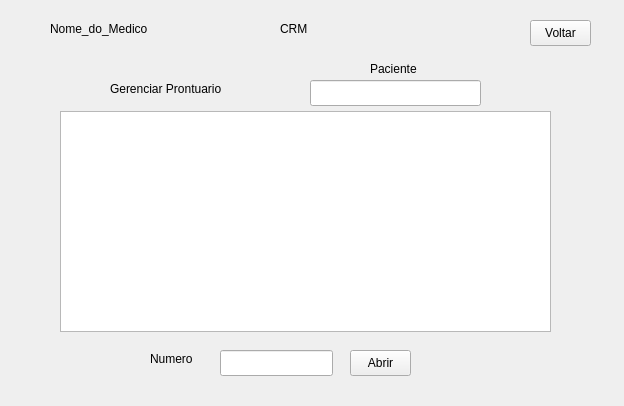
<?xml version="1.0" encoding="UTF-8"?>
<ui version="4.0">
 <class>TelaGerenciarProntuarios</class>
 <widget class="QWidget" name="TelaGerenciarProntuarios">
  <property name="geometry">
   <rect>
    <x>0</x>
    <y>0</y>
    <width>624</width>
    <height>406</height>
   </rect>
  </property>
  <property name="windowTitle">
   <string>Form</string>
  </property>
  <widget class="QLabel" name="labelNome">
   <property name="geometry">
    <rect>
     <x>50</x>
     <y>20</y>
     <width>211</width>
     <height>18</height>
    </rect>
   </property>
   <property name="text">
    <string>Nome_do_Medico</string>
   </property>
  </widget>
  <widget class="QLabel" name="labelProntuario">
   <property name="geometry">
    <rect>
     <x>110</x>
     <y>80</y>
     <width>141</width>
     <height>18</height>
    </rect>
   </property>
   <property name="text">
    <string>Gerenciar Prontuario</string>
   </property>
  </widget>
  <widget class="QLineEdit" name="lineEditPaciente">
   <property name="geometry">
    <rect>
     <x>310</x>
     <y>80</y>
     <width>171</width>
     <height>26</height>
    </rect>
   </property>
  </widget>
  <widget class="QTableView" name="tableView">
   <property name="geometry">
    <rect>
     <x>60</x>
     <y>111</y>
     <width>491</width>
     <height>221</height>
    </rect>
   </property>
  </widget>
  <widget class="QLineEdit" name="lineEditNumero">
   <property name="geometry">
    <rect>
     <x>220</x>
     <y>350</y>
     <width>113</width>
     <height>26</height>
    </rect>
   </property>
  </widget>
  <widget class="QPushButton" name="pushButtonAbrir">
   <property name="geometry">
    <rect>
     <x>350</x>
     <y>350</y>
     <width>61</width>
     <height>26</height>
    </rect>
   </property>
   <property name="text">
    <string>Abrir</string>
   </property>
  </widget>
  <widget class="QPushButton" name="pushButtonVoltar">
   <property name="geometry">
    <rect>
     <x>530</x>
     <y>20</y>
     <width>61</width>
     <height>26</height>
    </rect>
   </property>
   <property name="text">
    <string>Voltar</string>
   </property>
  </widget>
  <widget class="QLabel" name="labelPaciente">
   <property name="geometry">
    <rect>
     <x>370</x>
     <y>60</y>
     <width>66</width>
     <height>18</height>
    </rect>
   </property>
   <property name="text">
    <string>Paciente</string>
   </property>
  </widget>
  <widget class="QLabel" name="labelNumero">
   <property name="geometry">
    <rect>
     <x>150</x>
     <y>350</y>
     <width>66</width>
     <height>18</height>
    </rect>
   </property>
   <property name="text">
    <string>Numero</string>
   </property>
  </widget>
  <widget class="QLabel" name="labelCRM">
   <property name="geometry">
    <rect>
     <x>280</x>
     <y>20</y>
     <width>111</width>
     <height>18</height>
    </rect>
   </property>
   <property name="text">
    <string>CRM</string>
   </property>
  </widget>
 </widget>
 <resources/>
 <connections/>
</ui>
